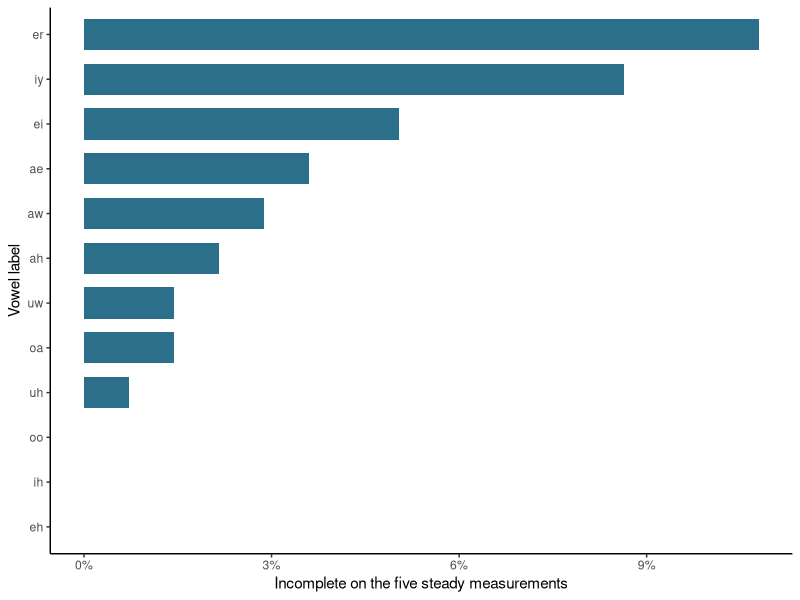

This figure's R source:
## ---- chunk 1
#| label: load-hillenbrand-complete-cases
#| message: false
#| warning: false

hill <- utils::read.csv(
  "data/hillenbrand-raw/hillenbrand-raw-formants.csv",
  check.names = FALSE
)

steady_columns <- c(
  "duration_ms", "f0_hz", "f1_steady_hz",
  "f2_steady_hz", "f3_steady_hz"
)

hill$complete_steady <- stats::complete.cases(hill[steady_columns])

stopifnot(
  nrow(hill) == 1668L,
  length(unique(hill$speaker_id)) == 139L,
  length(unique(hill$vowel)) == 12L,
  !anyDuplicated(hill$token_id),
  !anyDuplicated(paste(hill$speaker_id, hill$vowel, sep = "::")),
  all(table(hill$speaker_id) == 12L),
  sum(hill$complete_steady) == 1617L
)
## ---- chunk 2
#| label: summarize-hillenbrand-steady-missingness

steady_availability <- data.frame(
  measurement = steady_columns,
  observed = colSums(!is.na(hill[steady_columns])),
  missing = colSums(is.na(hill[steady_columns]))
)

f2_f3_pattern <- as.data.frame(table(
  f2_missing = is.na(hill$f2_steady_hz),
  f3_missing = is.na(hill$f3_steady_hz)
))
names(f2_f3_pattern)[3] <- "tokens"

stopifnot(
  sum(is.na(hill$f2_steady_hz)) == 10L,
  sum(is.na(hill$f3_steady_hz)) == 41L,
  sum(is.na(hill$f2_steady_hz) & is.na(hill$f3_steady_hz)) == 0L
)

steady_availability
f2_f3_pattern
## ---- chunk 3
#| label: compare-hillenbrand-analysis-sets

observed_comparison <- do.call(
  rbind,
  lapply(
    c("duration_ms", "f0_hz", "f1_steady_hz"),
    function(measurement) {
      values <- split(hill[[measurement]], hill$complete_steady)
      data.frame(
        measurement = measurement,
        analysis_set = c("Incomplete", "Complete"),
        tokens = vapply(values, length, integer(1)),
        mean = vapply(values, mean, numeric(1)),
        median = vapply(values, stats::median, numeric(1)),
        row.names = NULL
      )
    }
  )
)

observed_comparison$measurement <- factor(
  observed_comparison$measurement,
  levels = c("duration_ms", "f0_hz", "f1_steady_hz"),
  labels = c("Duration (ms)", "F0 (Hz)", "Steady F1 (Hz)")
)

observed_comparison
## ---- chunk 4
#| label: plot-hillenbrand-complete-cases
#| fig-width: 6
#| fig-height: 4.4

vowel_completeness <- stats::aggregate(
  complete_steady ~ vowel,
  hill,
  function(x) c(tokens = length(x), incomplete = sum(!x))
)
vowel_completeness <- data.frame(
  vowel = vowel_completeness$vowel,
  tokens = vowel_completeness$complete_steady[, "tokens"],
  incomplete = vowel_completeness$complete_steady[, "incomplete"]
)
vowel_completeness$incomplete_proportion <- with(
  vowel_completeness,
  incomplete / tokens
)
vowel_completeness$vowel <- stats::reorder(
  vowel_completeness$vowel,
  vowel_completeness$incomplete_proportion
)

ggplot2::ggplot(
  vowel_completeness,
  ggplot2::aes(incomplete_proportion, vowel)
) +
  ggplot2::geom_col(fill = "#2B6F8A", width = 0.7) +
  ggplot2::scale_x_continuous(
    labels = scales::label_percent(accuracy = 1) # dqr-allow: algorithm-setting
  ) +
  ggplot2::labs(
    x = "Incomplete on the five steady measurements",
    y = "Vowel label"
  ) +
  ggplot2::theme_classic(base_size = 11)
## ---- chunk 5
#| label: hillenbrand-joint-retention

marginal_observation <- colMeans(!is.na(hill[steady_columns]))
retention_comparison <- data.frame(
  quantity = c(
    "Product of five marginal observation rates",
    "Observed complete-case rate"
  ),
  proportion = c(
    prod(marginal_observation),
    mean(hill$complete_steady)
  )
)

marginal_observation
retention_comparison
